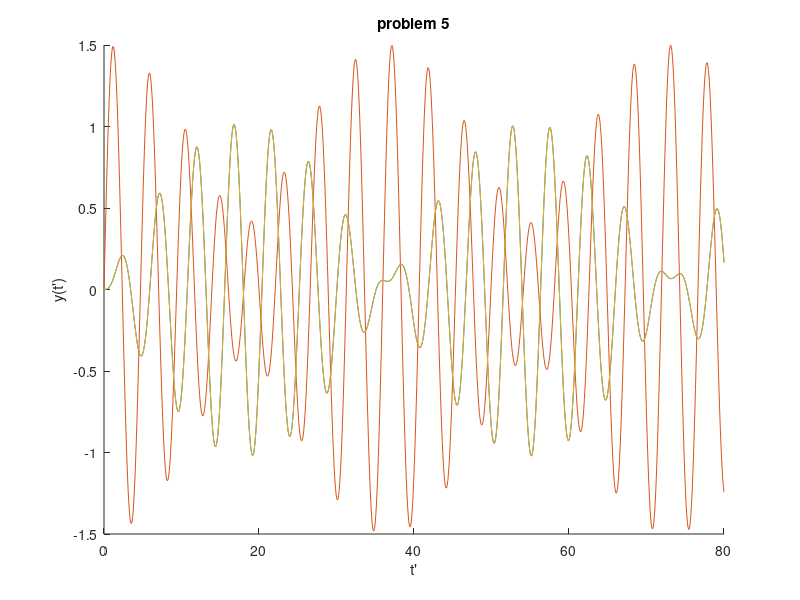

Recreate this plot in MATLAB.
clear
clc
close all

const = 0.05;

M = (1/3) .* [1, 0, 0; 0, 1, 0; 0, 0, 1];
K = [1, -1, 0; -1, 2, -1; 0, -1, 1] .* const + eye(3) * (1/2);

q_0 = [0; 0; 0];
qdot_0 = [0; 2; 0];

[vectors, frequencies] = eig(K, M);

natural_frequencies = real([sqrt(frequencies(1,1)), sqrt(frequencies(2,2)), sqrt(frequencies(3,3))]);

natural_frequencies((natural_frequencies) == 0) = 1e-18;

norm_vector1 = vectors(:,1) / sqrt(transpose(vectors(:,1)) * M * vectors(:,1));
norm_vector2 = vectors(:,2) / sqrt(transpose(vectors(:,2)) * M * vectors(:,2));
norm_vector3 = vectors(:,3) / sqrt(transpose(vectors(:,3)) * M * vectors(:,3));

Phi = [norm_vector1,norm_vector2,norm_vector3];

eta_0 = transpose(Phi) * M * q_0;
etadot_0 = transpose(Phi) * M * qdot_0;

t = linspace(0,80,1000);

response1 = (1/natural_frequencies(1)) * etadot_0(1) * sin(natural_frequencies(1) * t);
response2 = (1/natural_frequencies(2)) * etadot_0(2) * sin(natural_frequencies(2) * t);
response3 = (1/natural_frequencies(3)) * etadot_0(3) * sin(natural_frequencies(3) * t);

ETA = [response1; response2; response3];

Q = Phi * ETA;

hold on
plot(t,Q)
title('problem 5')
xlabel("t'")
ylabel("y(t')")



